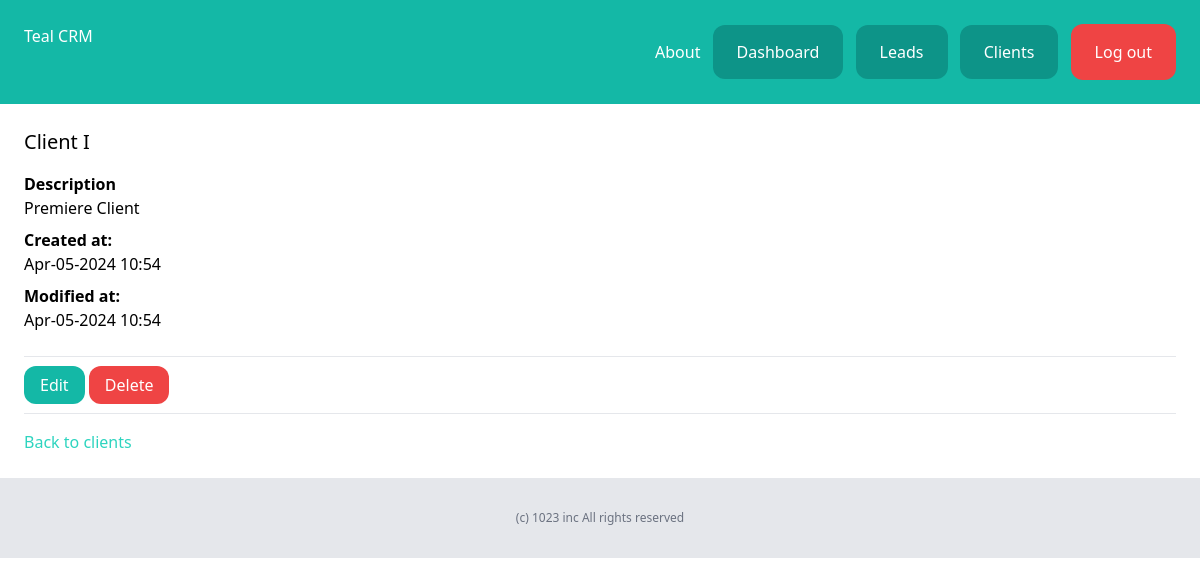
Screenshot of /dashboard/client/11/ (signed in) with the database file from the repository.
### client/models.py (models this page shows, shortened)
class Client(models.Model):
    team = models.ForeignKey(Team, related_name='clients', on_delete=models.CASCADE)
    name = models.CharField(max_length=255)
    email = models.EmailField()
    description = models.TextField(blank=True, null=True)
    created_by = models.ForeignKey(User, related_name='clients', on_delete=models.CASCADE)
    created_at = models.DateTimeField(auto_now_add=True)
    modified_at = models.DateTimeField(auto_now=True)

### client/views.py (the view)
# urls.py: path('<int:pk>/', views.clients_detail, name='clients_detail'),
@login_required
def clients_detail(request, pk):
    client = get_object_or_404(Client, created_by=request.user, pk=pk)
    return render(request, 'client/clients_detail.html', {'client':client})

### client/templates/client/clients_detail.html (shortened to what this page needs)
{% extends 'core/base.html' %}
{% block content %}
    <div class="py-6 px-6">
        <h1 class="mb-4 text-xl">{{ client.name }}</h1>
        {% if client.description %}
            <p class="font-semibold">Description</p>
            <p class="mb-2">{{ client.description }}</p>
        {% endif %}
        <p class="font-semibold">Created at:</p>
        <p class="mb-2">{{ client.created_at|date:"M-d-Y H:i" }}</p>
        <p class="font-semibold">Modified at:</p>
        <p class="mb-6">{{ client.modified_at|date:"M-d-Y H:i" }}</p>
        <hr class="my-4">
        <a href="{% url 'client:clients_edit' client.id %}" class="py-2 px-4 rounded-xl bg-teal-500 text-white hover:bg-orange-500 transition duration-500 ease-in-out">Edit</a>
        <a href="{% url 'client:clients_delete' client.id %}" class="py-2 px-4 rounded-xl bg-red-500 text-white hover:bg-red-600 transition duration-500 ease-in-out">Delete</a>
        <hr class="my-4">
        <a href="{% url 'client:clients_list' %}" class="text-teal-400">Back to clients</a>
    </div>
{% endblock %}

### rows the page displays
Client: name "Client I", description "Premiere Client", created_at "Apr-05-2024 10:54", modified_at "Apr-05-2024 10:54"
